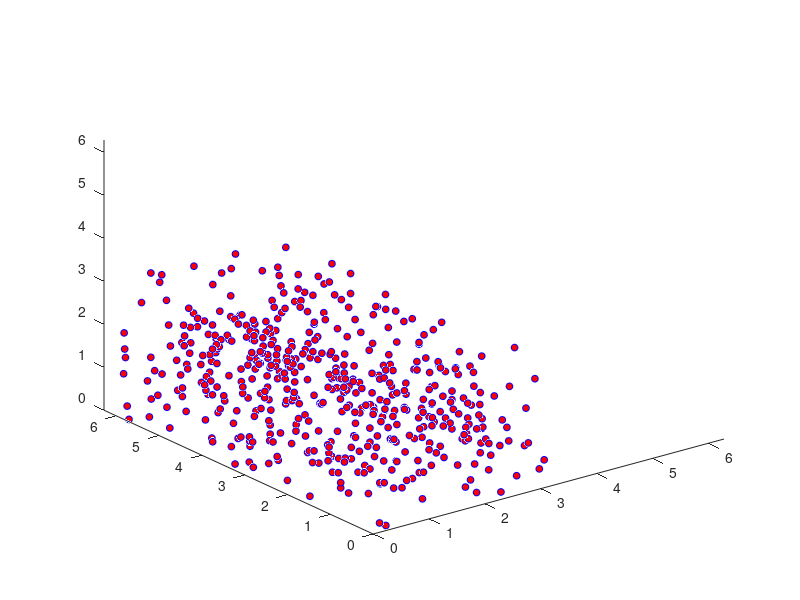

Recreate this plot in MATLAB. (Note: this script raises an error after producing the figure.)
clear all
close all

%Initialization
h = figure;
axis tight manual %ensures that getframe() returns a consistent size
filename = 'testAnimated3d.gif';

L=2*pi;%Length
me=9.10938356*10^-31;%Mass of electron
DT=.05;%DeltaT
NT=1000;%Iterations
NG=3;%Number of Grid Points
N=500;%Number of Particles
WP=1;%Used to determine Q
QM=-1;
V0=0.2;
VXT=0.0;%Initial X velocity
VYT=0.0;%Initial Y velocity
VZT=0,.0;%Initial Z velocity
XP1=1;
YP1=1;
ZP1=1;
VX1=0.0;
VY1=0.0;
VZ1=0.0;
mode=1;
Q=WP^2/(QM*N/L);
rho_back=Q*N/L^3;
dx=L/NG;%Delta X
BoundIter=2;
acc=.9999

%color
c=linspace(1,10,N);

%initial positions
xp=linspace(0,L-L/N,N)';
xp=linspace(0,L/2,N)';
%xp=L*rand(N,1);
%yp=linspace(0,L-L/N,N)';
yp=L*rand(N,1)/2;
yp=L*rand(N,1);
%zp=zeros(N,1);
zp=L*rand(N,1)/2;
vxp=VXT*randn(N,1);
vyp=VYT*randn(N,1);
vzp=VZT*randn(N,1);



pm=[1:N]';
pm=1-2*mod(pm,2);
vxp=vxp;%+pm.*V0;
vyp=vyp;%+pm.*V0;

% Perturbation
vxp=vxp+VX1*sin(2*pi*xp/L*mode);
vyp=vyp+VY1*sin(2*pi*yp/L*mode);
vzp=vzp+VZ1*sin(2*pi*zp/L*mode);

%Building the Poisson Matrix
p=1:N;p=[p p;p p];
v=acc*ones(NG^2,1);
v1=ones(NG^2,1);
Poisson=-6*diag(v1)+diag(v(1:NG^2-1),1)+diag(v(1:NG^2-1),-1)+diag(v(1:NG^2-NG),-NG)+diag(v(1:NG^2-NG),NG);
Poisson=Poisson+diag(v(1:NG),NG^2-NG)+diag(v(1:NG),-NG^2+NG);

i=1;

for i=1:NG
    Poisson=Poisson+sparse(NG*i,NG*i-NG+1,acc,NG^2,NG^2)+sparse(NG*i-NG+1,NG*i,acc,NG^2,NG^2);
end
for i=1:(NG-1)
    Poisson=Poisson-sparse(NG*i,NG*i+1,acc,NG^2,NG^2)-sparse(NG*i+1,NG*i,acc,NG^2,NG^2);
end


i=1;
for i=1:NG
    j=2;
    if i==1
        temp=Poisson;
        for j=2:NG
            if j==2
                temp=cat(2,temp,diag(v(1:NG^2)));
            elseif j==NG
                temp=cat(2,temp,diag(v(1:NG^2)));
            else
                temp=cat(2,temp,zeros(NG^2,NG^2));
            end
            j=j+1;
        end
    else
        temp1=diag(v(1:NG^2));
        for j=2:NG
            if i==j
                temp1=cat(2,temp1,Poisson);
            elseif i==j+1
                temp1=cat(2,temp1,diag(v(1:NG^2)));
            elseif i==j-1
                temp1=cat(2,temp1,diag(v(1:NG^2)));
            elseif i==j+NG-1
                temp1=cat(2,temp1,diag(v(1:NG^2))); 
            elseif i==j-NG+1
                temp1=cat(2,temp1,diag(v(1:NG^2))); 
            else
                temp1=cat(2,temp1,zeros(NG^2,NG^2));
            end
            j=j+1;
        end
        temp=cat(1,temp,temp1);
    end
end
Poisson=temp;
clear temp;
clear temp1;
clear v;
clear acc;
clear v1;
%Poisson Built


%Iteration cycle
for it=1:NT
%plot xp,yp,zp
    plot3(xp,yp,zp,'o','Color','b','MarkerSize',5, 'MarkerFaceColor','r') 
    axis([0 L 0 L 0 L])
    drawnow 
      % Capture the plot as an image 
      frame = getframe(h); 
      im = frame2im(frame); 
      [imind,cm] = rgb2ind(im,256); 
      % Write to the GIF File 
      if it == 1 
          imwrite(imind,cm,filename,'gif', 'Loopcount',inf); 
      else 
          imwrite(imind,cm,filename,'gif','WriteMode','append'); 
      end 
      
%update position
xp=xp+vxp*DT;
yp=yp+vyp*DT;
zp=zp+vzp*DT;

%apply boundary condition on the particle positions
n=1;
for n=1:BoundIter
out=(xp<0); 
xp(out)=xp(out)+L;
out=(xp>=L);
xp(out)=xp(out)-L;
out=(yp<0); 
yp(out)=yp(out)+L;
out=(yp>=L);
yp(out)=yp(out)-L;
out=(zp<0); 
zp(out)=zp(out)+L;
out=(zp>=L);
zp(out)=zp(out)-L;
end
%projection to grid points
g1=cat(2,ceil(xp/dx-.5),ceil(yp/dx-.5),ceil(zp/dx-.5));%put on grid points
g=[g1;g1+1];%put on grid points

%Weights
fraz1=((1-abs(xp/dx-g1(1:N,1)+.5))'*diag((1-abs(yp/dx-g1(1:N,2)+.5))')'*diag((1-abs(zp/dx-g1(1:N,3)+.5))'))';
fraz2=((abs(xp/dx-g1(1:N,1)+.5))'*diag((1-abs(yp/dx-g1(1:N,2)+.5))')'*diag((1-abs(zp/dx-g1(1:N,3)+.5))'))';
fraz3=((1-abs(xp/dx-g1(1:N,1)+.5))'*diag((abs(yp/dx-g1(1:N,2)+.5))')'*diag((1-abs(zp/dx-g1(1:N,3)+.5))'))';
fraz4=((abs(xp/dx-g1(1:N,1)+.5))'*diag((abs(yp/dx-g1(1:N,2)+.5))')'*diag((1-abs(zp/dx-g1(1:N,3)+.5))'))';
fraz5=((1-abs(xp/dx-g1(1:N,1)+.5))'*diag((1-abs(yp/dx-g1(1:N,2)+.5))')'*diag((abs(zp/dx-g1(1:N,3)+.5))'))';
fraz6=((abs(xp/dx-g1(1:N,1)+.5))'*diag((1-abs(yp/dx-g1(1:N,2)+.5))')'*diag((abs(zp/dx-g1(1:N,3)+.5))'))';
fraz7=((1-abs(xp/dx-g1(1:N,1)+.5))'*diag((abs(yp/dx-g1(1:N,2)+.5))')'*diag((abs(zp/dx-g1(1:N,3)+.5))'))';
fraz8=((abs(xp/dx-g1(1:N,1)+.5))'*diag((abs(yp/dx-g1(1:N,2)+.5))')'*diag((abs(zp/dx-g1(1:N,3)+.5))'))';

% apply bc on the projection
n=1;
for n=1:BoundIter
out=(g<1);
g(out)=g(out)+NG;
out=(g>NG);
g(out)=g(out)-NG;
n=n+1;
end


n=1;
for n=1:N
    if n==1
        weight=sparse([index(g(1,1),g(1,2),g(1,3)) index(g(1,1),g(1,2),g(N+1,3)) index(g(1,1),g(N+1,2),g(1,3)) index(g(1,1),g(N+1,2),g(N+1,3)) index(g(N+1,1),g(1,2),g(1,3)) index(g(N+1,1),g(1,2),g(N+1,3)) index(g(N+1,1),g(N+1,2),g(1,3)) index(g(N+1,1),g(N+1,2),g(N+1,3))],[1 1 1 1 1 1 1 1],[fraz1(1) fraz2(1) fraz3(1) fraz4(1) fraz5(1) fraz6(1) fraz7(1) fraz8(1)] ,NG^3,N);%matrix stating weights of each particle on each grid point
    else
        weight=weight+sparse([index(g(n,1),g(n,2),g(n,3)) index(g(n,1),g(n,2),g(N+n,3)) index(g(n,1),g(N+n,2),g(n,3)) index(g(n,1),g(N+n,2),g(N+n,3)) index(g(N+n,1),g(n,2),g(n,3)) index(g(N+n,1),g(n,2),g(N+n,3)) index(g(N+n,1),g(N+n,2),g(n,3)) index(g(N+n,1),g(N+n,2),g(N+n,3))],[n n n n n n n n],[fraz1(n) fraz2(n) fraz3(n) fraz4(n) fraz5(n) fraz6(n) fraz7(n) fraz8(n)] ,NG^3,N);%matrix stating weights of each particle on each grid point
    end
    n=n+1;
end


rho=-((Q/dx^2)*sum(weight,2))+rho_back;%rho of each grid point
n=1;
rho1=rho;

% computing fields
Phi=Poisson\(-rho1(1:NG^3)*dx^2);
n=1;
% for n=1:NG
%     if n==1
%         Phi1=Phi(1:NG);
%     else
%         Phi1=cat(2,Phi1,Phi((n-1)*NG+1:n*NG));
%     end
%     n=n+1;
% end


%Electric Field in x direciton
n=1;
for n=1:NG^3
    if n==1
        Ex=[(Phi(1+NG^2)-Phi(NG^3-NG^2+1))/(2*dx)];
    else
        in1=n+NG^2;
        in2=n-NG^2;
        if in1>NG^3
            in1=in1-NG^3;
        end
        if in2<1
            in2=in2+NG^3;
        end
        Ex=[Ex;(Phi(in1)-Phi(in2))/(2*dx)];
    end
    n=n+1;
end
n=1;
% for n=1:NG
%     if n==1
%         Ex1=Ex(1:NG);
%     else
%         Ex1=cat(2,Ex1,Ex((n-1)*NG+1:n*NG));
%     end
%     n=n+1;
% end


%Electric Field in Y Direction
n=1;
for n=1:NG^3
    if n==1
        Ey=[(Phi(1+NG)-Phi(NG^2-NG+1))/(2*dx)];
    else
        in1=n+NG;
        in2=n-NG;
        if mod(in2,NG^2)==0
            in2=in2+NG^2;
        elseif mod(in2,NG^2)>NG^2-NG
            in2=in2+NG^2;
        end 
        if mod(in1,NG^2)<NG+1
            if mod(in1,NG^2)~=0
                in1=in1-NG^2;
            end
        end
        Ey=[Ey;(Phi(in1)-Phi(in2))/(2*dx)];
    end
    n=n+1;
end
% n=1;
% for n=1:NG
%     if n==1
%         Ey1=Ey(1:NG);
%     else
%         Ey1=cat(2,Ey1,Ey((n-1)*NG+1:n*NG));
%     end
%     n=n+1;
% end


%Electric Field in Z Direction
n=1;
for n=1:NG^3
    if n==1
        Ez=[(Phi(2)-Phi(NG))/(2*dx)];
    else
        in1=n+1;
        in2=n-1;
        if mod(in1,NG)==1
            in1=in1-NG;
        end
        if mod(in2,NG)==0
            in2=in2+NG;
        end
        Ez=[Ez;(Phi(in1)-Phi(in2))/(2*dx)];
    end
    n=n+1;
end


% projection q->p and update of vp
n=1;
for n=1:N
    vxp(n)=vxp(n)+sum(weight(:,n)'*Ex)*QM*DT;
    n=n+1;
end
for n=1:N
    vyp(n)=vyp(n)+sum(weight(:,n)'*Ey)*QM*DT;
    n=n+1;
end
for n=1:N
    vzp(n)=vzp(n)+sum(weight(:,n)'*Ez)*QM*DT;
    n=n+1;
end
end

